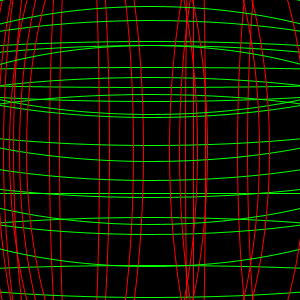
Frame 1 (no input)
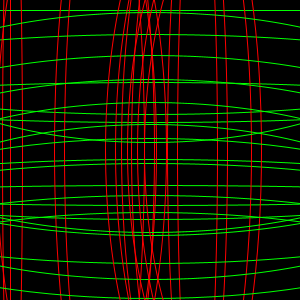
Frame 60 (the mouse pressed at the canvas centre just before this capture)
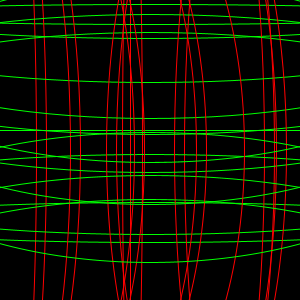
Frame 120 (the mouse held since frame 60 and released just before this capture)

The Processing sketch that drew these frames (run headless with seeded random() and noise(); from frame 60 on, the mouse is pressed at the canvas centre):

// Processing sketch: processing_39792
// ── processing_39792.pde

//Broken TV. I had this tv back in my young days and once in a
//while it would lose the picture and random red and dreen
//ellipses would appear on the screen.
// Iv shqevi
//Lecture 6.1 arrays

int num = 15; 
// creating the arrays
float[] speed = new float[num]; // repetition 
float[] y = new float[num]; // y axis
float[] x = new float[num]; // x axis


void setup() {
  size(300, 300);
  smooth();

  // seeding the arrays
  for (int tv=0; tv < num;tv++) {
    x[tv] = random(width);
    y[tv] = tv * (height/num);
    speed[tv] = 2;
  }
}

void draw() {
  background(0);

  for (int tv=0; tv < num; tv++) {
    noFill();
    stroke(255, 0, 0);
    ellipse(x[tv/2], width/2, y[tv], 2*height);
    stroke(0, 255, 0);
    ellipse(width/2, x[tv], 2*height, y[tv]);

    x[tv] = x[tv] + speed[tv];
    if (x[tv] > width) {
      x[tv] = 0;
    }
  }
}
